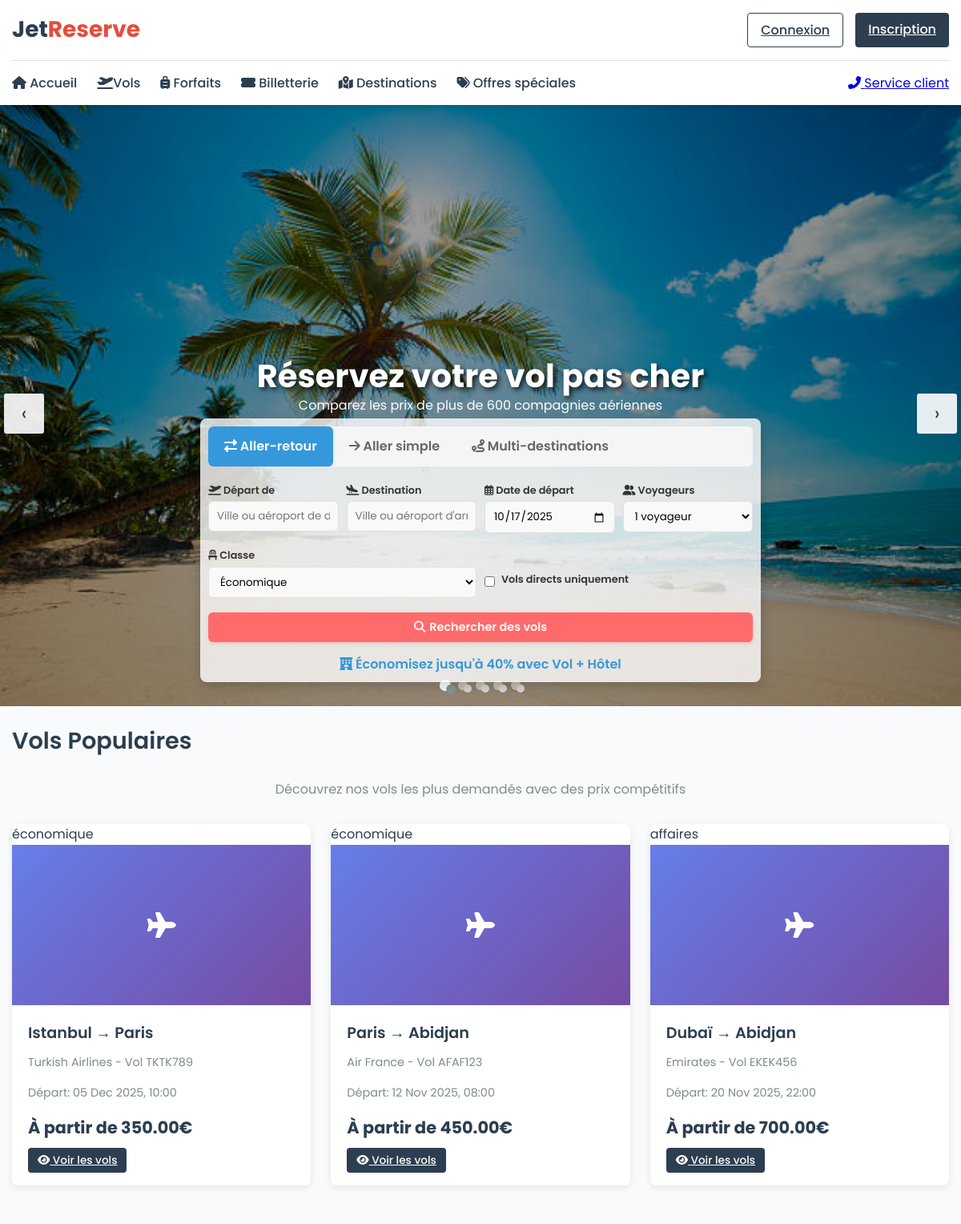
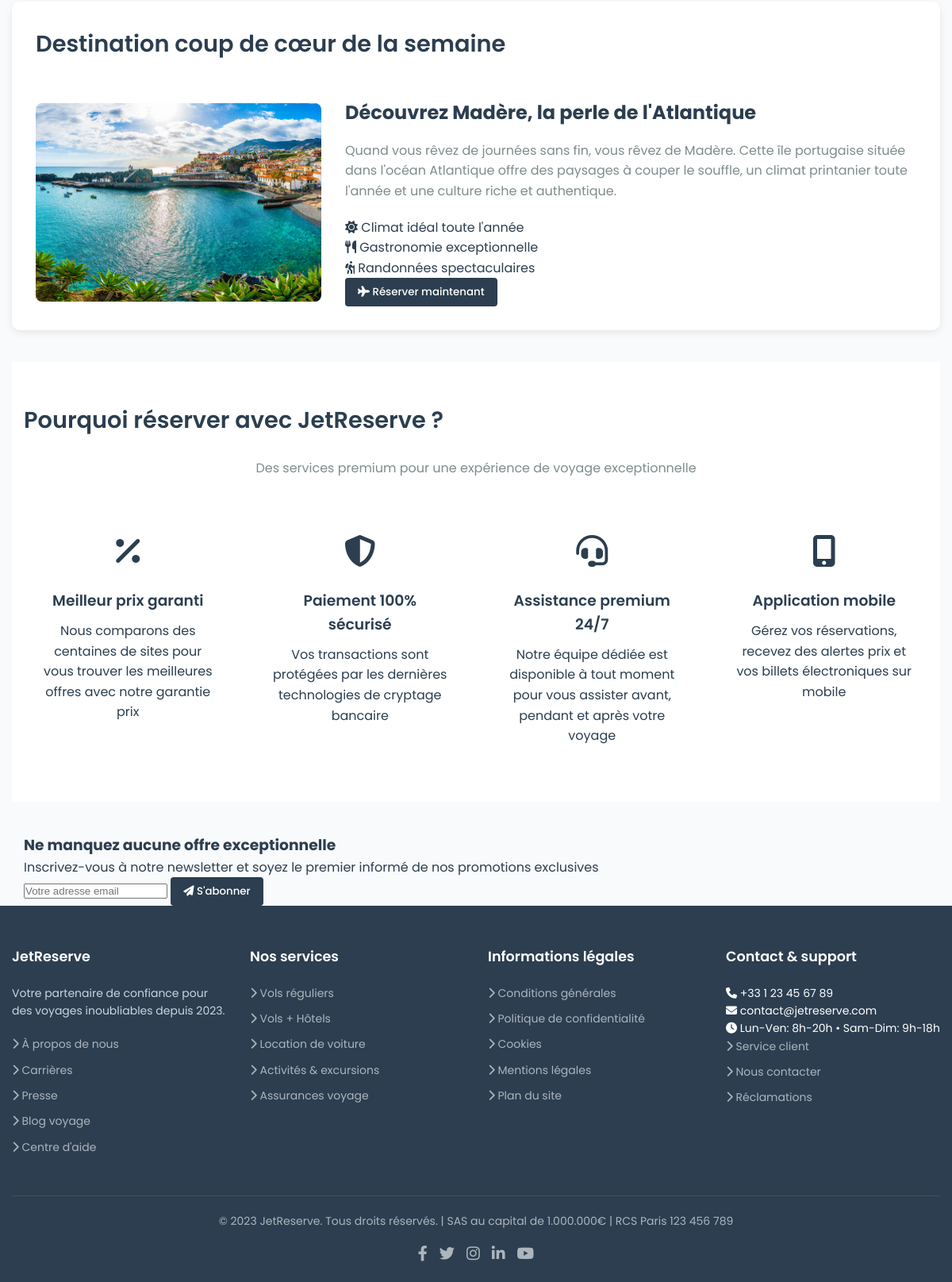
The page / on the database its author committed (2 pictures, top to bottom).
### tables this page shows
CREATE TABLE IF NOT EXISTS `vols` (
  `id_vol` int(11) NOT NULL AUTO_INCREMENT,
  `id_compagnie` int(11) NOT NULL,
  `id_avion` int(11) NOT NULL,
  `depart` varchar(50) NOT NULL,
  `arrivee` varchar(50) NOT NULL,
  `date_depart` datetime NOT NULL,
  `date_arrivee` datetime NOT NULL,
  `prix` decimal(10,2) NOT NULL,
  `escales` int(11) DEFAULT '0',
  `classe` enum('économique','affaires','première') DEFAULT 'économique',
  `numero_vol` varchar(10) DEFAULT NULL,
  `places_disponibles` int(11) DEFAULT NULL,
  PRIMARY KEY (`id_vol`),
  KEY `id_compagnie` (`id_compagnie`),
  KEY `id_avion` (`id_avion`)
);

CREATE TABLE IF NOT EXISTS `compagnies` (
  `id_compagnie` int(11) NOT NULL AUTO_INCREMENT,
  `nom_compagnie` varchar(100) NOT NULL,
  `code_compagnie` varchar(10) NOT NULL,
  PRIMARY KEY (`id_compagnie`),
  UNIQUE KEY `code_compagnie` (`code_compagnie`)
);

### index.php (the view, shortened to what this page needs)
<?php
require_once 'includes/db.php';
$stmt = $pdo->prepare("SELECT v.*, c.nom_compagnie, c.code_compagnie
                      FROM vols v
                      JOIN compagnies c ON v.id_compagnie = c.id_compagnie
                      WHERE v.date_depart > NOW()
                      ORDER BY v.prix ASC
                      LIMIT 4");
$stmt->execute();
$vols_populaires = $stmt->fetchAll(PDO::FETCH_ASSOC);
?>
<!DOCTYPE html>
<html lang="fr">
<head>
    <link rel="stylesheet" href="https://cdnjs.cloudflare.com/ajax/libs/font-awesome/6.4.0/css/all.min.css">
    <link rel="stylesheet" href="https://cdnjs.cloudflare.com/ajax/libs/OwlCarousel2/2.3.4/assets/owl.carousel.min.css">
    <link rel="stylesheet" href="https://cdnjs.cloudflare.com/ajax/libs/OwlCarousel2/2.3.4/assets/owl.theme.default.min.css">
    <link rel="stylesheet" href="style.css">
</head>
<body>
    <header>
        <div class="container">
            <div class="header-top">
                <a href="#" class="logo">Jet<span>Reserve</span></a>
                <div class="auth-buttons">
                    <a href="vge64/connexion.php" class="btn btn-outline">Connexion</a>
                    <a href="vge64/inscription.php" class="btn btn-primary">Inscription</a>
                </div>
            </div>
            <nav class="nav-menu">
                <ul class="nav-links">
                    <li><a href="#"><i class="fas fa-home"></i> Accueil</a></li>
                    <li><a href="#"><i class="fas fa-plane-departure"></i>Vols</a></li>
                    <li><a href="#"><i class="fas fa-suitcase-rolling"></i> Forfaits</a></li>
                    <li><a href="#"><i class="fas fa-ticket-alt"></i> Billetterie</a></li>
                    <li><a href="#"><i class="fas fa-map-marked-alt"></i> Destinations</a></li>
                    <li><a href="#"><i class="fas fa-tags"></i> Offres spéciales</a></li>
                </ul>
                <div class="contact-info">
                    <a href="#"><i class="fas fa-phone-alt"></i> Service client</a>
                </div>
            </nav>
        </div>
    </header>
    <div class="main-banner-container">
        <div class="main-banner owl-carousel owl-theme">
            <div class="item banner-1">
                <div class="header-text">
                    <h2>Réservez votre vol pas cher</h2>
                    <p>Comparez les prix de plus de 600 compagnies aériennes</p>
                </div>
            </div>
        </div>
        <div class="search-form">
            <div class="form-tabs">
                <div class="tab active"><i class="fas fa-exchange-alt"></i> Aller-retour</div>
                <div class="tab"><i class="fas fa-arrow-right"></i> Aller simple</div>
                <div class="tab"><i class="fas fa-route"></i> Multi-destinations</div>
            </div>
            <form id="searchForm" action="vols.php" method="GET">
                <div class="form-grid">
                    <div class="form-group">
                        <label for="depart"><i class="fas fa-plane-departure"></i> Départ de</label>
                        <input type="text" id="depart" name="depart" class="form-control" placeholder="Ville ou aéroport de départ" required>
                    </div>
                    <div class="form-group">
                        <label for="arrivee"><i class="fas fa-plane-arrival"></i> Destination</label>
                        <input type="text" id="arrivee" name="arrivee" class="form-control" placeholder="Ville ou aéroport d'arrivée" required>
                    </div>
                    <div class="form-group">
                        <label for="date_depart"><i class="far fa-calendar-alt"></i> Date de départ</label>
                        <input type="date" id="date_depart" name="date_depart" class="form-control" required>
                    </div>
                    <div class="form-group">
                        <label for="passagers"><i class="fas fa-user-friends"></i> Voyageurs</label>
                        <select id="passagers" name="passagers" class="form-control">
                            <option value="1">1 voyageur</option>
                        </select>
                    </div>
                </div>
                <div class="form-grid">
                    <div class="form-group">
                        <label for="classe"><i class="fas fa-chair"></i> Classe</label>
                        <select id="classe" name="classe" class="form-control">
                            <option value="économique">Économique</option>
                        </select>
                    </div>
                    <div class="form-group">
                        <div class="checkbox-group" style="margin-top: 30px;">
                            <input type="checkbox" id="direct" name="direct" value="1">
                            <label for="direct">Vols directs uniquement</label>
                        </div>
                    </div>
                </div>
                <button type="submit" class="search-btn">
                    <i class="fas fa-search"></i> Rechercher des vols
                </button>
            </form>
            <div style="text-align: center; margin-top: 15px;">
                <a href="#" style="color: var(--info); text-decoration: none; font-weight: 600;">
                    <i class="fas fa-hotel"></i> Économisez jusqu'à 40% avec Vol + Hôtel
                </a>
            </div>
        </div>
    </div>
    <main class="container">
        <section class="offers">
            <h2 class="section-title">Vols Populaires</h2>
            <p style="text-align: center; color: var(--secondary); margin-bottom: 30px;">
                Découvrez nos vols les plus demandés avec des prix compétitifs
            </p>
            <div class="offers-grid">
                <?php foreach ($vols_populaires as $vol): ?>
                <div class="card">
                    <div class="card-badge"><?php echo htmlspecialchars($vol['classe']); ?></div>
                    <div style="height: 200px; background: linear-gradient(135deg, #667eea 0%, #764ba2 100%); display: flex; align-items: center; justify-content: center; color: white; font-size: 2rem;">
                        <i class="fas fa-plane"></i>
                    </div>
                    <div class="card-content">
                        <h3><?php echo htmlspecialchars($vol['depart']); ?> → <?php echo htmlspecialchars($vol['arrivee']); ?></h3>
                        <p><?php echo htmlspecialchars($vol['nom_compagnie']); ?> - Vol <?php echo htmlspecialchars($vol['code_compagnie'] . $vol['numero_vol']); ?></p>
                        <p>Départ: <?php echo date('d M Y, H:i', strtotime($vol['date_depart'])); ?></p>
                        <div class="price">À partir de <?php echo htmlspecialchars($vol['prix']); ?>€</div>
                        <a href="vge64/connexion.php" class="btn btn-primary btn-sm">
                            <i class="fas fa-eye"></i> Voir les vols
                        </a>
                    </div>
                </div>
                <?php endforeach; ?>
            </div>
        </section>
        <section class="madeira-section">
            <h2 class="section-title">Destination coup de cœur de la semaine</h2>
            <div class="madeira-content">
                <div class="madeira-image">
                    <img src="images/madere.jpg" alt="Madère">
                </div>
                <div class="madeira-text">
                    <h3>Découvrez Madère, la perle de l'Atlantique</h3>
                    <p>Quand vous rêvez de journées sans fin, vous rêvez de Madère. Cette île portugaise située dans l'océan Atlantique offre des paysages à couper le souffle, un climat printanier toute l'année et une culture riche et authentique.</p>
                    <div class="destination-features">
                        <div class="feature-item">
                            <i class="fas fa-sun"></i>
                            <span>Climat idéal toute l'année</span>
                        </div>
                        <div class="feature-item">
                            <i class="fas fa-utensils"></i>
                            <span>Gastronomie exceptionnelle</span>
                        </div>
                        <div class="feature-item">
                            <i class="fas fa-hiking"></i>
                            <span>Randonnées spectaculaires</span>
                        </div>
                    </div>
                    <button class="btn btn-primary offer-btn" data-destination="Madère, Portugal">
                        <i class="fas fa-plane"></i> Réserver maintenant
                    </button>
                </div>
            </div>
        </section>
        <section class="features">
            <div class="container">
                <h2 class="section-title">Pourquoi réserver avec JetReserve ?</h2>
                <p style="text-align: center; color: var(--secondary); margin-bottom: 40px;">
                    Des services premium pour une expérience de voyage exceptionnelle
                </p>
                <div class="features-grid">
                    <div class="feature">
                        <div class="feature-icon">
                            <i class="fas fa-percentage"></i>
                        </div>
                        <h3>Meilleur prix garanti</h3>
                        <p>Nous comparons des centaines de sites pour vous trouver les meilleures offres avec notre garantie prix</p>
                    </div>
                    <div class="feature">
                        <div class="feature-icon">
                            <i class="fas fa-shield-alt"></i>
                        </div>
                        <h3>Paiement 100% sécurisé</h3>
                        <p>Vos transactions sont protégées par les dernières technologies de cryptage bancaire</p>
                    </div>
                    <div class="feature">
                        <div class="feature-icon">
                            <i class="fas fa-headset"></i>
                        </div>
                        <h3>Assistance premium 24/7</h3>
                        <p>Notre équipe dédiée est disponible à tout moment pour vous assister avant, pendant et après votre voyage</p>
                    </div>
                    <div class="feature">
                        <div class="feature-icon">
                            <i class="fas fa-mobile-alt"></i>
                        </div>
                        <h3>Application mobile</h3>
                        <p>Gérez vos réservations, recevez des alertes prix et vos billets électroniques sur mobile</p>
                    </div>
                </div>
            </div>
        </section>
        <section class="newsletter-section">
            <div class="container">
                <div class="newsletter-content">
                    <h3>Ne manquez aucune offre exceptionnelle</h3>
                    <p>Inscrivez-vous à notre newsletter et soyez le premier informé de nos promotions exclusives</p>
                    <form class="newsletter-form">
                        <input type="email" placeholder="Votre adresse email" required>
                        <button type="submit" class="btn btn-primary">
                            <i class="fas fa-paper-plane"></i> S'abonner
                        </button>
                    </form>
                </div>
            </div>
        </section>
    </main>
    <footer>
        <div class="container">
            <div class="footer-grid">
                <div class="footer-column">
                    <h4>JetReserve</h4>
                    <p style="color: #cbd5e1; margin-bottom: 20px; font-size: 14px;">
                        Votre partenaire de confiance pour des voyages inoubliables depuis 2023.
                    </p>
                    <div class="footer-links">
                        <li><a href="#"><i class="fas fa-chevron-right"></i> À propos de nous</a></li>
                        <li><a href="#"><i class="fas fa-chevron-right"></i> Carrières</a></li>
                        <li><a href="#"><i class="fas fa-chevron-right"></i> Presse</a></li>
                        <li><a href="#"><i class="fas fa-chevron-right"></i> Blog voyage</a></li>
                        <li><a href="#"><i class="fas fa-chevron-right"></i> Centre d'aide</a></li>
                    </div>
                </div>
                <div class="footer-column">
                    <h4>Nos services</h4>
                    <div class="footer-links">
                        <li><a href="#"><i class="fas fa-chevron-right"></i> Vols réguliers</a></li>
                        <li><a href="#"><i class="fas fa-chevron-right"></i> Vols + Hôtels</a></li>
                        <li><a href="#"><i class="fas fa-chevron-right"></i> Location de voiture</a></li>
                        <li><a href="#"><i class="fas fa-chevron-right"></i> Activités & excursions</a></li>
                        <li><a href="#"><i class="fas fa-chevron-right"></i> Assurances voyage</a></li>
                    </div>
                </div>
                <div class="footer-column">
                    <h4>Informations légales</h4>
                    <div class="footer-links">
                        <li><a href="#"><i class="fas fa-chevron-right"></i> Conditions générales</a></li>
                        <li><a href="#"><i class="fas fa-chevron-right"></i> Politique de confidentialité</a></li>
                        <li><a href="#"><i class="fas fa-chevron-right"></i> Cookies</a></li>
                        <li><a href="#"><i class="fas fa-chevron-right"></i> Mentions légales</a></li>
                        <li><a href="#"><i class="fas fa-chevron-right"></i> Plan du site</a></li>
                    </div>
                </div>
                <div class="footer-column">
                    <h4>Contact & support</h4>
                    <div class="contact-info-footer">
                        <div class="contact-item">
                            <i class="fas fa-phone"></i>
                            <span>+33 1 23 45 67 89</span>
                        </div>
                        <div class="contact-item">
                            <i class="fas fa-envelope"></i>
                            <span>contact@jetreserve.com</span>
                        </div>
                        <div class="contact-item">
                            <i class="fas fa-clock"></i>
                            <span>Lun-Ven: 8h-20h • Sam-Dim: 9h-18h</span>
                        </div>
                    </div>
                    <div class="footer-links">
                        <li><a href="#"><i class="fas fa-chevron-right"></i> Service client</a></li>
                        <li><a href="#"><i class="fas fa-chevron-right"></i> Nous contacter</a></li>
                        <li><a href="#"><i class="fas fa-chevron-right"></i> Réclamations</a></li>
                    </div>
                </div>
            </div>
            <div class="footer-bottom">
                <p>&copy; 2023 JetReserve. Tous droits réservés. | SAS au capital de 1.000.000€ | RCS Paris 123 456 789</p>
                <div class="social-icons">
                    <a href="#" title="Facebook"><i class="fab fa-facebook-f"></i></a>
                    <a href="#" title="Twitter"><i class="fab fa-twitter"></i></a>
                    <a href="#" title="Instagram"><i class="fab fa-instagram"></i></a>
                    <a href="#" title="LinkedIn"><i class="fab fa-linkedin-in"></i></a>
                    <a href="#" title="YouTube"><i class="fab fa-youtube"></i></a>
                </div>
            </div>
        </div>
    </footer>
</body>
</html>

### rows shown on the page
vols: classe "économique", depart "Istanbul", arrivee "Paris", id_compagnie.nom_compagnie "Turkish Airlines", id_compagnie+numero_vol "TKTK789", date_depart "05 Dec 2025, 10:00", prix "350.00"
vols: classe "économique", depart "Paris", arrivee "Abidjan", id_compagnie.nom_compagnie "Air France", id_compagnie+numero_vol "AFAF123", date_depart "12 Nov 2025, 08:00", prix "450.00"
vols: classe "affaires", depart "Dubaï", arrivee "Abidjan", id_compagnie.nom_compagnie "Emirates", id_compagnie+numero_vol "EKEK456", date_depart "20 Nov 2025, 22:00", prix "700.00"
